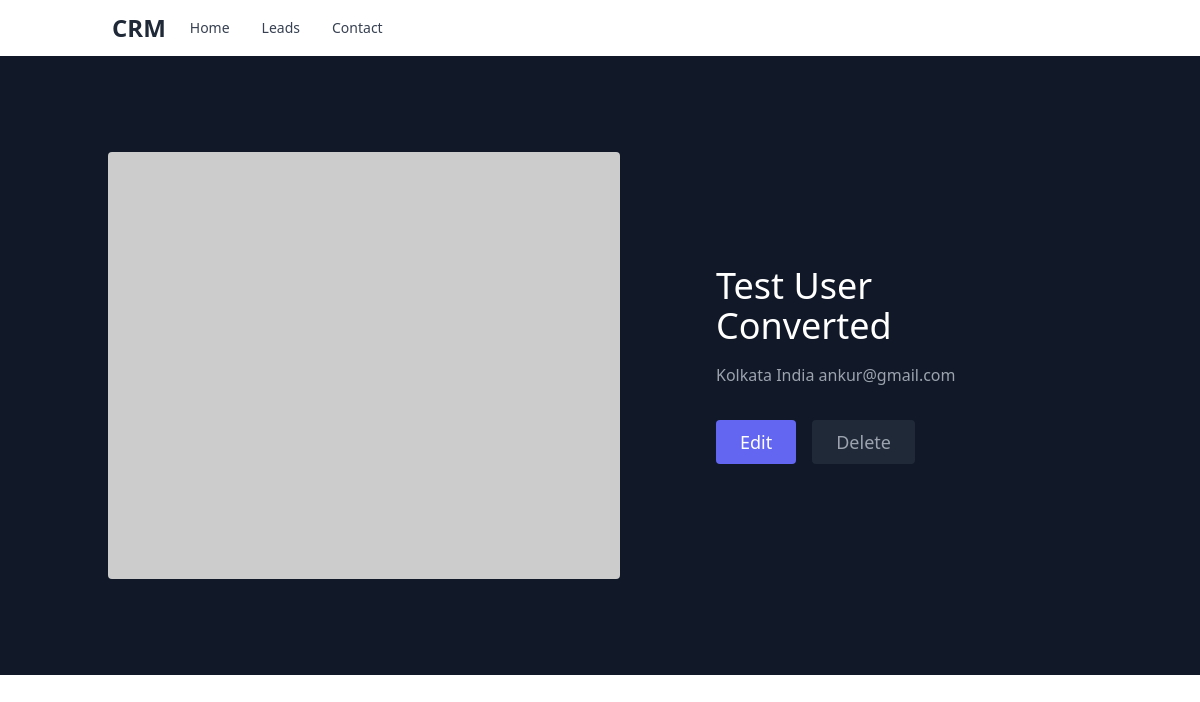
The app's page /lead/1, older data.
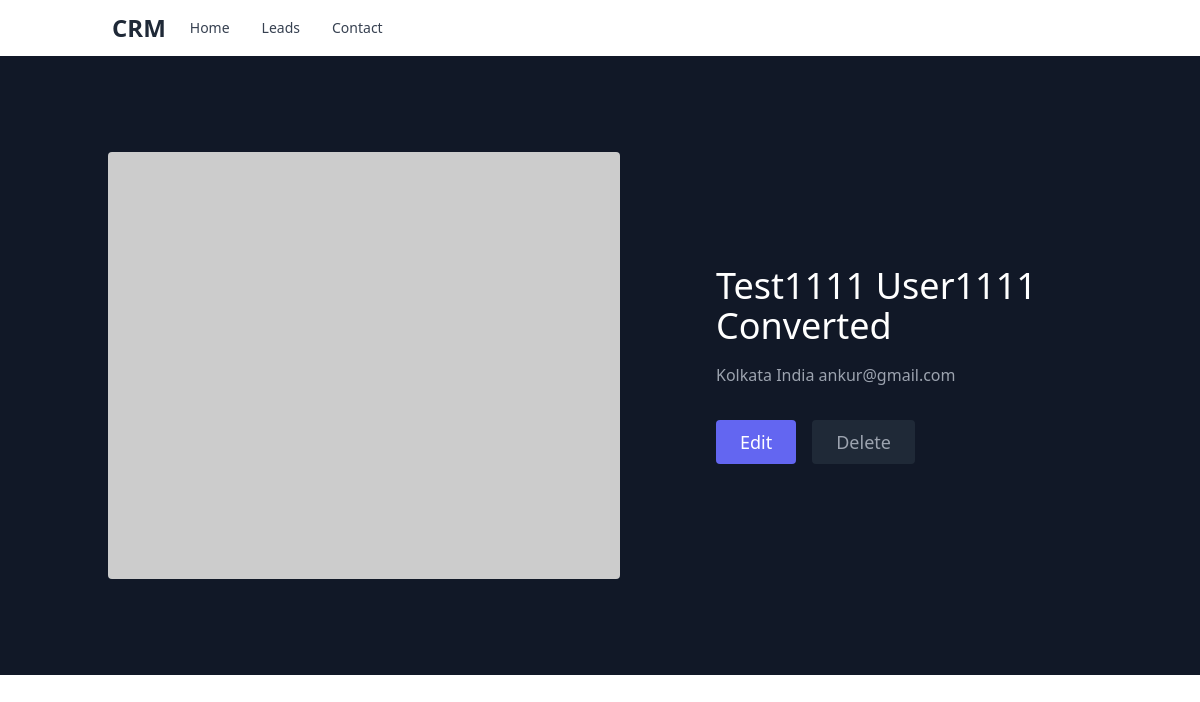
The same page, newer data.
### leads/models.py (models this page shows, shortened)
class Lead(models.Model):
    lead_status = (
        ('Potential', 'Potential'),
        ('Prospect', 'Prospect'),
        ('Negotiation', 'Negotiation'),
        ('Converted', 'Converted'),
        ('Failed', 'Failed')
    )
    first_name = models.CharField(max_length=50)
    last_name = models.CharField(max_length=50)
    age = models.IntegerField(default=0)
    city = models.CharField(max_length=25, null=True)
    country = models.CharField(max_length=30, null=True)
    email = models.CharField(max_length=50, null=True)
    agent = models.ForeignKey('Agent', on_delete=models.CASCADE, null=True)
    status = models.CharField(max_length=15, choices=lead_status, null=True)
    avatar = models.ImageField(null=True, upload_to='media')

### leads/views.py (the view)
# urls.py: path('lead/<int:pk>', views.eachlead, name="eachlead"),
def eachlead(request, pk):
    lead = Lead.objects.get(id=pk)
    print(lead.avatar)
    return render(request, "onelead.html", {'lead': lead})

### templates/onelead.html
{% extends 'base.html' %}
{% load static %}
{% block content %}
<section class="text-gray-400 bg-gray-900 body-font">
    <div class="container mx-auto flex px-5 py-24 md:flex-row flex-col items-center">
      <div class="lg:max-w-lg lg:w-full md:w-1/2 w-5/6 md:mb-0 mb-10">
        <img class="object-cover object-center rounded" alt="hero" src="https://dummyimage.com/720x600">
      </div>
      <div class="lg:flex-grow md:w-1/2 lg:pl-24 md:pl-16 flex flex-col md:items-start md:text-left items-center text-center">
        <h1 class="title-font sm:text-4xl text-3xl mb-4 font-medium text-white">{{lead.first_name}} {{lead.last_name}}
          <br class="hidden lg:inline-block">{{lead.status}}
        </h1>
        <p class="mb-8 leading-relaxed">{{lead.city}} {{lead.country}} {{lead.email}}</p>
        <div class="flex justify-center">
          <button class="inline-flex text-white bg-indigo-500 border-0 py-2 px-6 focus:outline-none hover:bg-indigo-600 rounded text-lg">Edit</button>
          <button class="ml-4 inline-flex text-gray-400 bg-gray-800 border-0 py-2 px-6 focus:outline-none hover:bg-gray-700 hover:text-white rounded text-lg">Delete</button>
        </div>
      </div>
    </div>
  </section>
{% endblock %}

### templates/base.html (shortened to what this page needs)
{% load static %}
<!DOCTYPE html>
<html lang="en">
<head>
    <link href="https://unpkg.com/tailwindcss@^2/dist/tailwind.min.css" rel="stylesheet" type="text/css">
    <link rel="stylesheet" href="/static/style.css" />
</head>
<body>
    <nav class="bg-white dark:bg-gray-800 shadow">
        <div class="container mx-auto px-6 py-3 md:flex">
            <div class="flex justify-between items-center">
                <div>
                    <a class="text-gray-800 dark:text-white text-xl font-bold md:text-2xl hover:text-gray-700 dark:hover:text-gray-300" href="#">CRM</a>
                </div>
            </div>
            <div class="w-full hidden md:flex md:items-center md:justify-between">
                <div class="flex flex-col -mx-4 px-2 py-3 md:flex-row md:mx-0 md:py-0">
                    <a href="/" class="py-1 px-2 text-gray-700 dark:text-gray-200 rounded text-sm font-medium hover:bg-gray-900 hover:text-gray-100 md:mx-2">Home</a>
                    <a href="{% url 'leads:all' %}" class="py-1 px-2 text-gray-700 dark:text-gray-200 rounded text-sm font-medium hover:bg-gray-900 hover:text-gray-100 md:mx-2">Leads</a>
                    <a href="#" class="py-1 px-2 text-gray-700 dark:text-gray-200 rounded text-sm font-medium hover:bg-gray-900 hover:text-gray-100 md:mx-2">Contact</a>
                </div>
            </div>
        </div>
    </nav>
    {% block content %}
    {% endblock %}
</body>
</html>

Row changes from the older to the newer data that the page shows:
changed Lead "Converted": first_name "Test" → "Test1111"; last_name "User" → "User1111"
